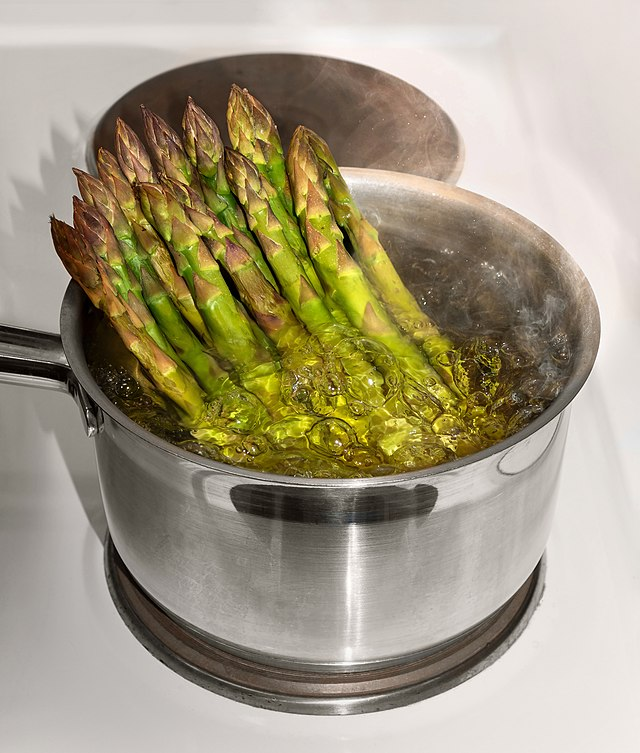
#> input picture scripts/asparagus.jpg, 640 x 753 px
$ python puzzle.py asparagus.jpg 100
#> lines starting #> are read from the running program, lines starting #| are printed output that depends on the picture
import argparse
from PIL import Image
import os

def generate_puzzle_grid(image_path, output_dir, resolution, grid_size):
    """
    Generates a puzzle grid from an image.

    Parameters:
        image_path (str): Path to the input image.
        output_dir (str): Directory to save the tiles.
        resolution (int): Size of the square image to resize to (pixels).
        grid_size (int): Number of tiles per row/column.
    """
#> called with image_path = 'asparagus.jpg', output_dir = 'puzzle_tiles', resolution = 600, grid_size = 100
    os.makedirs(output_dir, exist_ok=True)

    img = Image.open(image_path)
#> img is the input picture: PIL image 640x753 RGB; mean R, G, B 162.8, 153.6, 129.2
    width, height = img.size
#> width = 640; height = 753

    # Center crop to square
    if width != height:
        min_side = min(width, height)
#> min_side = 640
        left = (width - min_side) // 2
#> left = 0
        top = (height - min_side) // 2
#> top = 56
        right = left + min_side
#> right = 640
        bottom = top + min_side
#> bottom = 696
        img = img.crop((left, top, right, bottom))
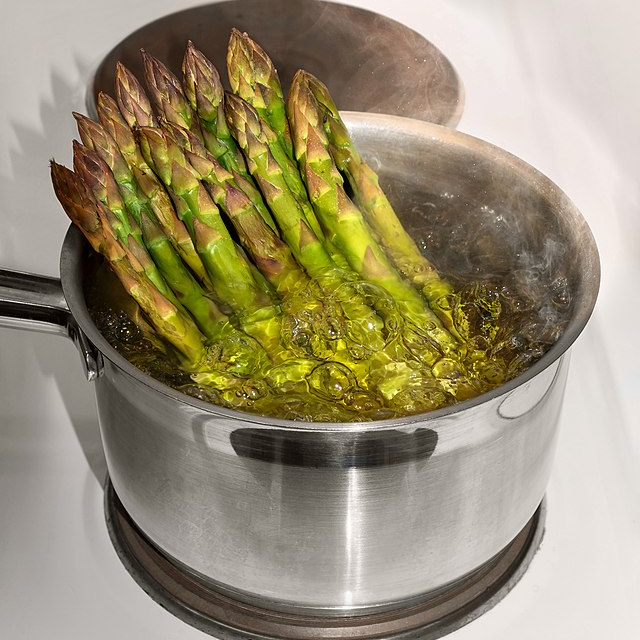
#> img: PIL image 640x640 RGB; mean R, G, B 153.4, 143.5, 115.5

    # Resize to resolution
    img = img.resize((resolution, resolution), Image.LANCZOS)
#> img: PIL image 600x600 RGB

    tile_size = resolution // grid_size

    # Create tiles
    for row in range(grid_size):
        for col in range(grid_size):
            left = col * tile_size
            top = row * tile_size
            right = left + tile_size
            bottom = top + tile_size
            tile = img.crop((left, top, right, bottom))

            tile_name = f"tile_r{row}_c{col}.png"
            tile.save(os.path.join(output_dir, tile_name))

    print(f"Generated {grid_size * grid_size} tiles in '{output_dir}'.")
#| Generated 10000 tiles in 'puzzle_tiles'.

def main():
    parser = argparse.ArgumentParser(description="Generate a puzzle grid from an image.")
    parser.add_argument("image", help="Path to input image file")
    parser.add_argument("grid_size", type=int, help="Number of tiles per row/column")
    parser.add_argument("--output", default="puzzle_tiles", help="Directory to save tiles")
    parser.add_argument("--resolution", type=int, default=600, help="Resolution of resized square image")

    args = parser.parse_args()

    generate_puzzle_grid(
        image_path=args.image,
        output_dir=args.output,
        resolution=args.resolution,
        grid_size=args.grid_size
    )

if __name__ == "__main__":
    main()
